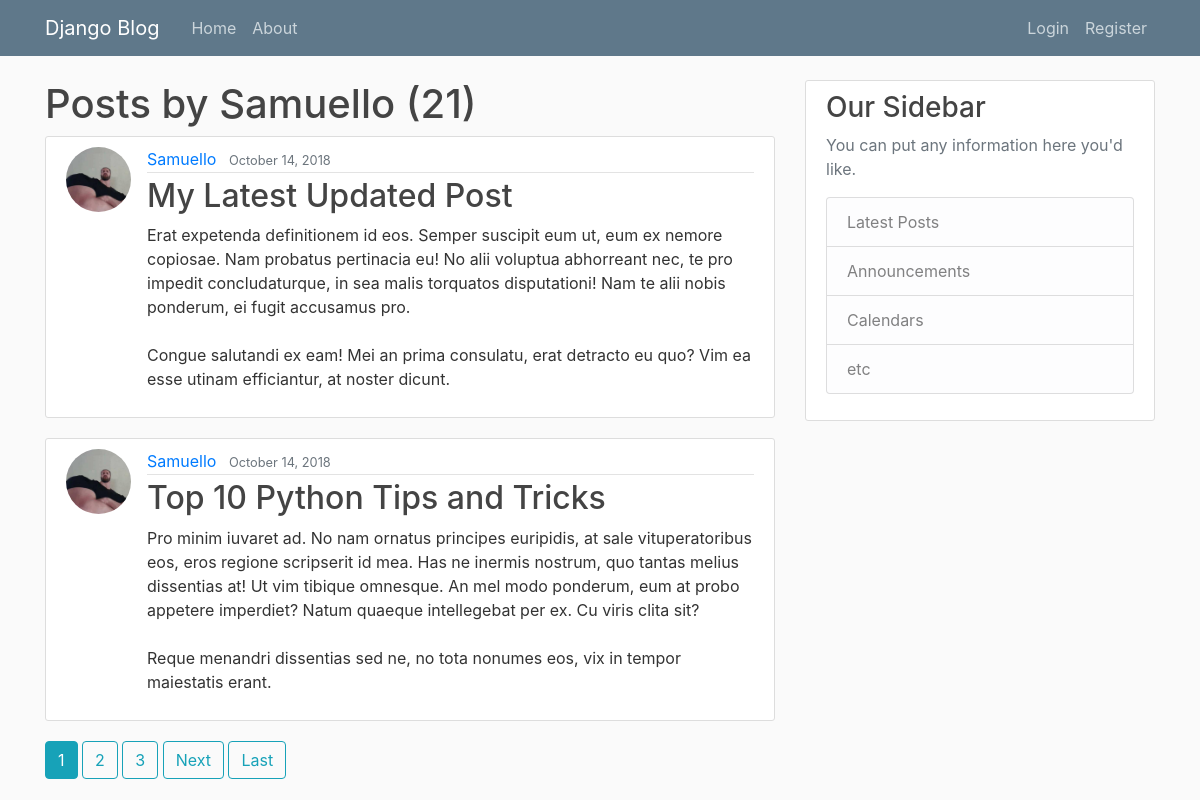
The page /user/Samuello on the database its author committed.
### blog/models.py (models this page shows, shortened)
class Post(models.Model):
    title = models.CharField(max_length=100)
    content = models.TextField()
    date_posted = models.DateTimeField(default=timezone.now)
    author = models.ForeignKey(User, on_delete=models.CASCADE)

### users/models.py (models this page shows, shortened)
class Profile(models.Model):
    user = models.OneToOneField(User, on_delete=models.CASCADE)
    image = models.ImageField(default='default.jpg', upload_to='profile_pics')

### blog/views.py (the view)
# urls.py: path('user/<str:username>', UserPostListView.as_view(), name='user-posts'),
class UserPostListView(ListView):
    model = Post
    template_name = 'blog/user_posts.html'
    context_object_name = 'posts'
    ordering = ['-date_posted']
    paginate_by = 2
    def get_queryset(self):
        user = get_object_or_404(User, username=self.kwargs.get('username'))
        return Post.objects.filter(author=user).order_by('-date_posted')

### blog/templates/blog/user_posts.html (shortened to what this page needs)
{% extends "blog/base.html" %}
{% block content %}
    <h1>Posts by {{ view.kwargs.username }} ({{ page_obj.paginator.count }})</h1>
    {% for post in posts %}
        <article class="media content-section">
            <img class="rounded-circle article-img" src="{{ post.author.profile.image.url }}" alt="">
            <div class="media-body">
                <div class="article-metadata">
                    <a class="mr-2" href="{% url 'user-posts' post.author.username %}">{{ post.author }}</a>
                    <small class="text-muted">{{ post.date_posted|date:"F d, Y" }}</small>
                </div>
                <h2><a class="article-title" href="{% url 'post-detail' post.id %}">{{ post.title }}</a></h2>
                <p class="article-content">{{ post.content }}</p>
            </div>
        </article>
    {% endfor %}
    {% if is_paginated %}
        {% for num in page_obj.paginator.page_range %}
            {% if page_obj.number == num %}
                <a href="?page={{ num }}" class="btn btn-info mb-4">{{ num }}</a>
            {% elif num > page_obj.number|add:'-3' and num < page_obj.number|add:'3' %}
                <a href="?page={{ num }}" class="btn btn-outline-info mb-4">{{ num }}</a>
            {% endif %}
        {% endfor %}
        {% if page_obj.has_next%}
            <a class="btn btn-outline-info mb-4" href="?page={{ page_obj.next_page_number }}">Next</a>
            <a class="btn btn-outline-info mb-4" href="?page={{ page_obj.paginator.num_pages }}">Last</a>
        {% endif %}
    {% endif %}
{% endblock content %}

### blog/templates/blog/base.html (shortened to what this page needs)
{% load static %}
<!doctype html>
<html lang="en">
<head>
    <link rel="stylesheet" href="https://maxcdn.bootstrapcdn.com/bootstrap/4.0.0/css/bootstrap.min.css"
>
    <link rel="stylesheet" href="{% static 'blog/main.css' %}">
</head>
<body>
    <header class="site-header">
      <nav class="navbar navbar-expand-md navbar-dark bg-steel fixed-top">
        <div class="container">
          <a class="navbar-brand mr-4" href="/">Django Blog</a>
          <div class="collapse navbar-collapse" id="navbarToggle">
            <div class="navbar-nav mr-auto">
              <a class="nav-item nav-link" href="{% url 'blog-home' %}">Home</a>
              <a class="nav-item nav-link" href="{% url 'blog-about' %}">About</a>
            </div>
            <div class="navbar-nav">
              {% if user.is_authenticated %}
                  <a class="nav-item nav-link" href="{% url 'post-create' %}">New Post</a>
                  <a class="nav-item nav-link" href="{% url 'profile' %}">Profile</a>
                  <a class="nav-item nav-link" href="{% url 'logout' %}">Logout</a>
              {% else %}
                  <a class="nav-item nav-link" href="{% url 'login' %}">Login</a>
                  <a class="nav-item nav-link" href="{% url 'register' %}">Register</a>
              {% endif %}
            </div>
          </div>
        </div>
      </nav>
    </header>
    <main role="main" class="container">
      <div class="row">
        <div class="col-md-8">
          {% block content %}{% endblock %}
        </div>
        <div class="col-md-4">
          <div class="content-section">
            <h3>Our Sidebar</h3>
            <p class='text-muted'>You can put any information here you'd like.
              <ul class="list-group">
                <li class="list-group-item list-group-item-light">Latest Posts</li>
                <li class="list-group-item list-group-item-light">Announcements</li>
                <li class="list-group-item list-group-item-light">Calendars</li>
                <li class="list-group-item list-group-item-light">etc</li>
              </ul>
            </p>
          </div>
        </div>
      </div>
    </main>
</body>
</html>

### blog/static/blog/main.css (style rules this page uses)
body { background: #fafafa; color: #333333; margin-top: 5rem; }
h1, h2, h3, h4, h5, h6 { color: #444444; }
ul { margin: 0; }
.bg-steel { background-color: #5f788a; }
.site-header .navbar-nav .nav-link { color: #cbd5db; }
.content-section { background: #ffffff; padding: 10px 20px; border: 1px solid #dddddd; border-radius: 3px; margin-bottom: 20px; }
.article-title { color: #444444; }
.article-content { white-space: pre-line; }
.article-img { height: 65px; width: 65px; margin-right: 16px; }
.article-metadata { padding-bottom: 1px; margin-bottom: 4px; border-bottom: 1px solid #e3e3e3 }

### rows shown on the page
Post: author.profile.image (picture), author "Samuello", date_posted "October 14, 2018", title "My Latest Updated Post", content "Erat expetenda definitionem id eos. Semper suscipit eum ut, eum ex nemore copiosae. Nam probatus pertinacia eu! No alii voluptua abhorreant nec, te pro impedit concludaturque, in sea malis torquatos disputationi! Nam te alii nobis ponderum, ei fugit accusamus pro. Congue salutandi ex eam! Mei an prima consulatu, erat detracto eu quo? Vim ea esse utinam efficiantur, at noster dicunt."
Post: author.profile.image (picture), author "Samuello", date_posted "October 14, 2018", title "Top 10 Python Tips and Tricks", content "Pro minim iuvaret ad. No nam ornatus principes euripidis, at sale vituperatoribus eos, eros regione scripserit id mea. Has ne inermis nostrum, quo tantas melius dissentias at! Ut vim tibique omnesque. An mel modo ponderum, eum at probo appetere imperdiet? Natum quaeque intellegebat per ex. Cu viris clita sit? Reque menandri dissentias sed ne, no tota nonumes eos, vix in tempor maiestatis erant."

### other values the page prints
{{ view.kwargs.username }} "Samuello"
{{ page_obj.paginator.count }} "21"
{{ num }} "1"
{{ num }} "2" "3"
